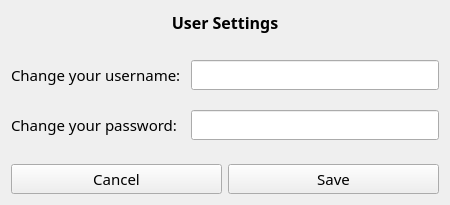
<?xml version="1.0" encoding="UTF-8"?>
<ui version="4.0">
 <class>Form</class>
 <widget class="QWidget" name="Form">
  <property name="geometry">
   <rect>
    <x>0</x>
    <y>0</y>
    <width>450</width>
    <height>205</height>
   </rect>
  </property>
  <property name="maximumSize">
   <size>
    <width>450</width>
    <height>205</height>
   </size>
  </property>
  <property name="font">
   <font>
    <family>Source Sans Pro</family>
    <pointsize>11</pointsize>
   </font>
  </property>
  <property name="windowTitle">
   <string>Password Keeper</string>
  </property>
  <layout class="QVBoxLayout" name="verticalLayout">
   <item>
    <widget class="QLabel" name="label">
     <property name="sizePolicy">
      <sizepolicy hsizetype="Minimum" vsizetype="Fixed">
       <horstretch>0</horstretch>
       <verstretch>0</verstretch>
      </sizepolicy>
     </property>
     <property name="font">
      <font>
       <pointsize>12</pointsize>
       <weight>75</weight>
       <bold>true</bold>
      </font>
     </property>
     <property name="text">
      <string>User Settings</string>
     </property>
     <property name="alignment">
      <set>Qt::AlignCenter</set>
     </property>
    </widget>
   </item>
   <item>
    <layout class="QFormLayout" name="formLayout">
     <property name="horizontalSpacing">
      <number>10</number>
     </property>
     <property name="verticalSpacing">
      <number>20</number>
     </property>
     <property name="topMargin">
      <number>20</number>
     </property>
     <property name="bottomMargin">
      <number>10</number>
     </property>
     <item row="0" column="0">
      <widget class="QLabel" name="label_2">
       <property name="text">
        <string>Change your username:</string>
       </property>
      </widget>
     </item>
     <item row="1" column="0">
      <widget class="QLabel" name="label_3">
       <property name="text">
        <string>Change your password:</string>
       </property>
      </widget>
     </item>
     <item row="0" column="1">
      <widget class="QLineEdit" name="username_txt"/>
     </item>
     <item row="1" column="1">
      <widget class="QLineEdit" name="password_txt"/>
     </item>
    </layout>
   </item>
   <item>
    <layout class="QHBoxLayout" name="horizontalLayout">
     <item>
      <widget class="QPushButton" name="cancel_button">
       <property name="text">
        <string>Cancel</string>
       </property>
      </widget>
     </item>
     <item>
      <widget class="QPushButton" name="save_button">
       <property name="text">
        <string>Save</string>
       </property>
      </widget>
     </item>
    </layout>
   </item>
  </layout>
 </widget>
 <resources/>
 <connections/>
</ui>
